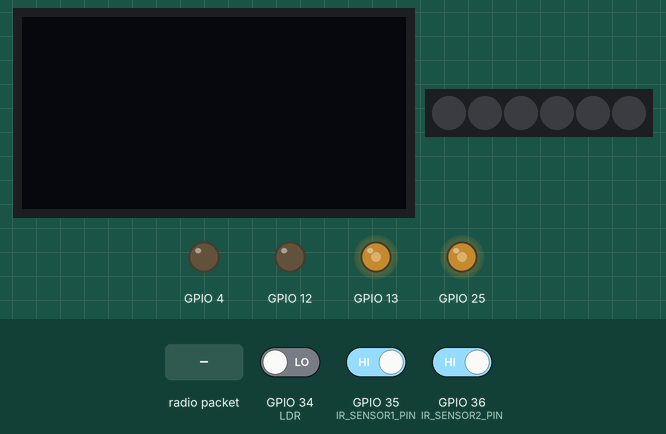
Recording of a sketch running on a simulated ESP32. On the bench: 128×64 one-colour display, 6 RGB LEDs in strip order, left to right, output pins drawn as LEDs (lit = HIGH). The inputs (shaded band) are chosen by the test bench; at power-on: GPIO 35 (IR_SENSOR1_PIN) HIGH, GPIO 34 (LDR) LOW, GPIO 36 (IR_SENSOR2_PIN) HIGH.

Above: at 2.2 s.
2.3 s: radio packet "Stop" arrives
At 3.3 s:
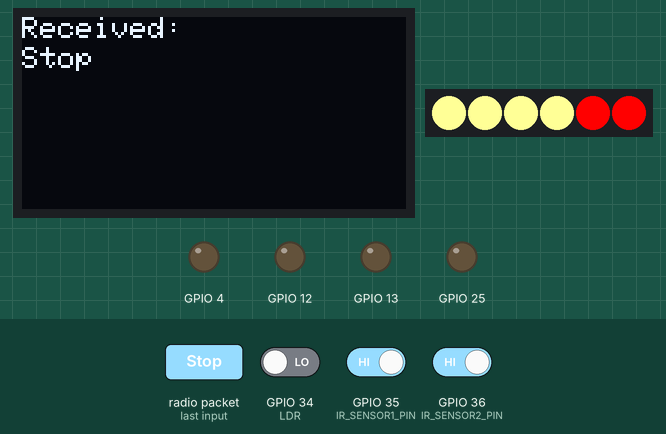
5.3 s: radio packet "Start" arrives
At 6.5 s:
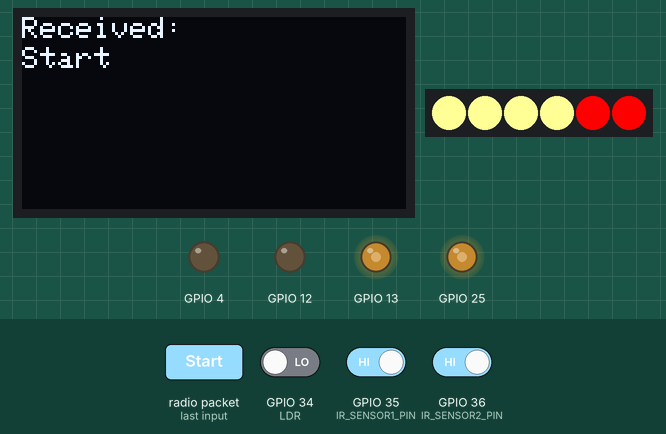
6.8 s: radio packet "Stop" arrives
At 9.6 s:
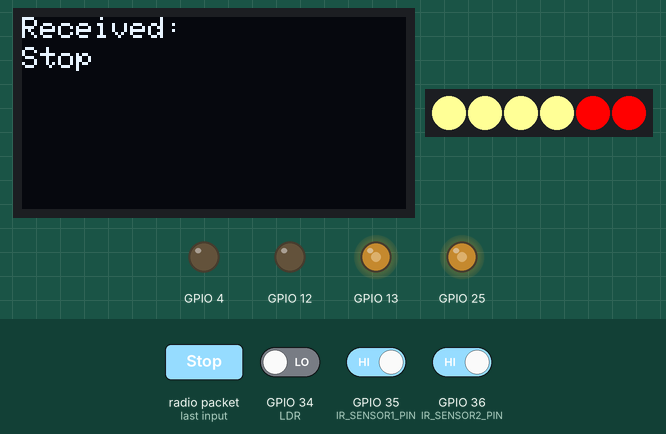
9.8 s: GPIO 35 (IR_SENSOR1_PIN) driven LOW
At 10.5 s:
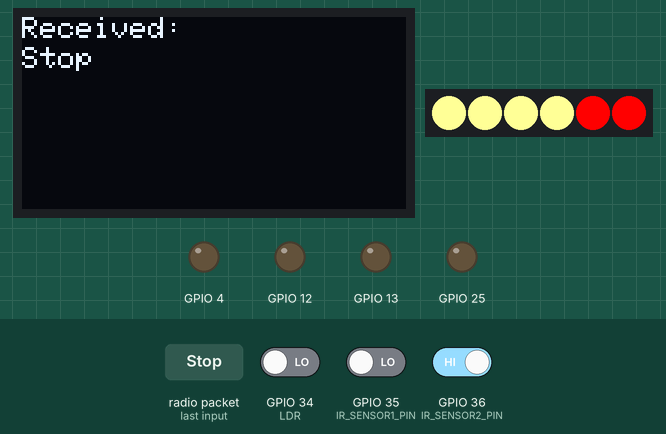
11.3 s: GPIO 35 (IR_SENSOR1_PIN) driven HIGH
At 11.7 s:
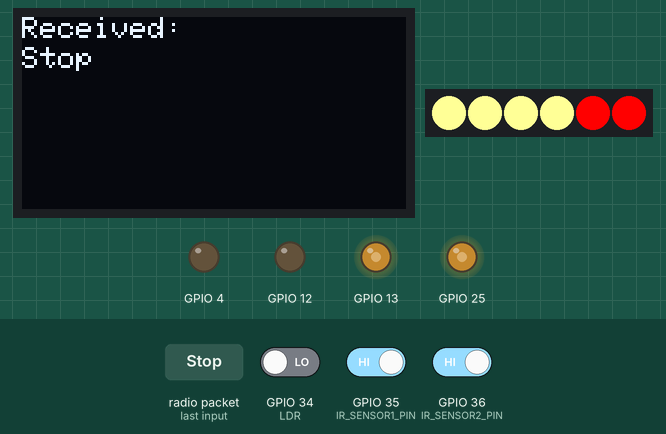
Timing chart, 0 to 13.8 s (numbered marks = the images above; inputs shaded):
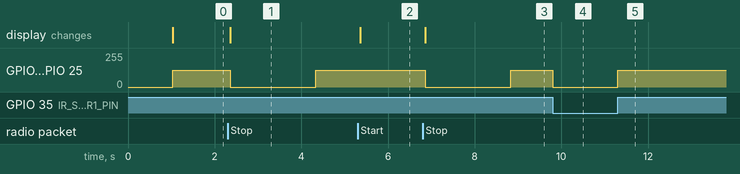

The sketch:

FinalCodeSlave.ino
```cpp
#include <Wire.h>
#include <Adafruit_GFX.h>
#include <Adafruit_SH110X.h>
#include <WiFi.h>
#include <esp_now.h>
#include <Adafruit_NeoPixel.h>

// OLED pins
#define i2c_Address 0x3c // OLED screen I2C address
#define SCREEN_WIDTH 128
#define SCREEN_HEIGHT 64
#define OLED_RESET -1

#define Motor_B1 12
#define Motor_F1 13
#define Motor_B2 4
#define Motor_F2 25

#define Resolution 8
#define Freq 1000

#define PWM_CHANNEL_B1 0
#define PWM_CHANNEL_F1 1
#define PWM_CHANNEL_B2 2
#define PWM_CHANNEL_F2 3

#define NEOPIXEL_PIN 5
#define NUM_PIXELS 6

// Define the analog pin connected to the IR sensor
#define IR_SENSOR1_PIN 35
#define IR_SENSOR2_PIN 36

#define LDR 34

float speed = 0.5;
String receivedMsg = " ";
uint8_t masterAddress[] = {0x08, 0xA6, 0xF7, 0x08, 0x3E, 0x98};

// NeoPixel and display objects
Adafruit_NeoPixel NeoPixel(NUM_PIXELS, NEOPIXEL_PIN, NEO_GRB + NEO_KHZ800);
Adafruit_SH1106G display = Adafruit_SH1106G(SCREEN_WIDTH, SCREEN_HEIGHT, &Wire, OLED_RESET);

// Connection tracking
bool isConnected = false;
unsigned long lastReceivedTime = 0;  // Time when the last message was received
const unsigned long TIMEOUT = 2000; // Timeout period in milliseconds

void headLights(bool isStopped) {
  NeoPixel.clear();
  if ((digitalRead(LDR) == LOW && isStopped == true) || (digitalRead(LDR) == LOW)) {
    NeoPixel.setPixelColor(0, NeoPixel.Color(255, 255, 150));
    NeoPixel.setPixelColor(1, NeoPixel.Color(255, 255, 150));
    NeoPixel.setPixelColor(2, NeoPixel.Color(255, 255, 150));
    NeoPixel.setPixelColor(3, NeoPixel.Color(255, 255, 150));
    NeoPixel.setPixelColor(4, NeoPixel.Color(255, 0, 0));
    NeoPixel.setPixelColor(5, NeoPixel.Color(255, 0, 0));
    NeoPixel.show();
  } else if (digitalRead(LDR) == HIGH && isStopped == true) {
    NeoPixel.setPixelColor(4, NeoPixel.Color(255, 0, 0));
    NeoPixel.setPixelColor(5, NeoPixel.Color(255, 0, 0));
    NeoPixel.show();
  } else {
    NeoPixel.clear();
    NeoPixel.show();
  }
}

void backupStop() {
  int rawValue1 = digitalRead(IR_SENSOR1_PIN);
  int rawValue2 = digitalRead(IR_SENSOR2_PIN);
  float avgRawValue = (rawValue1 + rawValue2) / 2;

  if (avgRawValue == HIGH) {
    moveForward();
  } else if (avgRawValue == LOW) {
    stopMotors();
  }
}

void displayMessage(String title, String message) {
  display.clearDisplay();
  display.setTextSize(1);
  display.setCursor(0, 0);
  display.println(title);
  display.setCursor(0, 10);
  display.println(message);
  display.display();
}

void stopMotors() {
  speed = 0;
  ledcWriteChannel(PWM_CHANNEL_F1, speed * 255);
  ledcWriteChannel(PWM_CHANNEL_F2, speed * 255);
  ledcWriteChannel(PWM_CHANNEL_B1, 0);
  ledcWriteChannel(PWM_CHANNEL_B2, 0);
}

void moveForward() {
  speed = 0.5;
  ledcWriteChannel(PWM_CHANNEL_F1, speed * 255);
  ledcWriteChannel(PWM_CHANNEL_F2, speed * 255);
  ledcWriteChannel(PWM_CHANNEL_B1, 0);
  ledcWriteChannel(PWM_CHANNEL_B2, 0);
}

void onDataRecv(const esp_now_recv_info_t *mac, const uint8_t *incomingData, int len)
{
  // Mark as connected and update last received time
  isConnected = true;
  lastReceivedTime = millis();

  char receivedMsg[len + 1];
  memcpy(receivedMsg, incomingData, len);
  receivedMsg[len] = '\0';

  if (strcmp(receivedMsg, "Stop") == 0)
  {
    displayMessage("Received:", receivedMsg);
    stopMotors();
    headLights(true);
    const char *message = "Stop received";
    esp_now_send(masterAddress, (uint8_t *)message, strlen(message));
  }
  else if (strcmp(receivedMsg, "Start") == 0)
  {
    displayMessage("Received:", receivedMsg);
    moveForward();
    headLights(false);
    const char *message = "Start received";
    esp_now_send(masterAddress, (uint8_t *)message, strlen(message));
  }
}

void OnDataSent(const uint8_t *mac_addr, esp_now_send_status_t status)
{
  if (status != ESP_NOW_SEND_SUCCESS)
  {
    backupStop();
  }
}

void setup()
{
  display.begin(i2c_Address, true);
  display.clearDisplay();
  display.setTextColor(SH110X_WHITE);
  delay(1000);

  WiFi.mode(WIFI_STA);

  if (esp_now_init() != ESP_OK)
  {
    displayMessage("Error", "Init ESP-NOW");
    return;
  }

  esp_now_register_recv_cb(onDataRecv);
  esp_now_peer_info_t peerInfo = {};
  memcpy(peerInfo.peer_addr, masterAddress, 6);
  peerInfo.channel = 0;
  peerInfo.encrypt = false;

  if (esp_now_add_peer(&peerInfo) != ESP_OK)
  {
    displayMessage("Error", "Add Peer Fail");
    return;
  }

  ledcAttachChannel(Motor_B1, Freq, Resolution, PWM_CHANNEL_B1);
  ledcAttachChannel(Motor_F1, Freq, Resolution, PWM_CHANNEL_F1);
  ledcAttachChannel(Motor_B2, Freq, Resolution, PWM_CHANNEL_B2);
  ledcAttachChannel(Motor_F2, Freq, Resolution, PWM_CHANNEL_F2);

  NeoPixel.begin();
  NeoPixel.clear();
  NeoPixel.show();

  pinMode(LDR, INPUT);
  pinMode(IR_SENSOR1_PIN, INPUT);
  pinMode(IR_SENSOR2_PIN, INPUT);
}

void loop()
{
  // Check for connection timeout
  if (millis() - lastReceivedTime > TIMEOUT)
  {
    isConnected = false;
  }

  if (!isConnected)
  {
    backupStop();
  }
}
```

Measured:
- after the input at 2.3 s, GPIO 13, GPIO 25: 127/255 → 0/255 after 0.06 s, → 127/255 2.0 s later; the display: first changes after 0.06 s (image 1 shows a later state)
- after the input at 5.3 s, the display: changes after 0.06 s (image 2)
- after the input at 6.8 s, GPIO 13, GPIO 25: 127/255 → 0/255 after 0.06 s, → 127/255 2.0 s later; the display: changes after 0.06 s (image 3)
- after the input at 9.8 s, GPIO 13, GPIO 25: 127/255 → 0/255 at once
- after the input at 11.3 s, GPIO 13, GPIO 25: 0/255 → 127/255 at once
